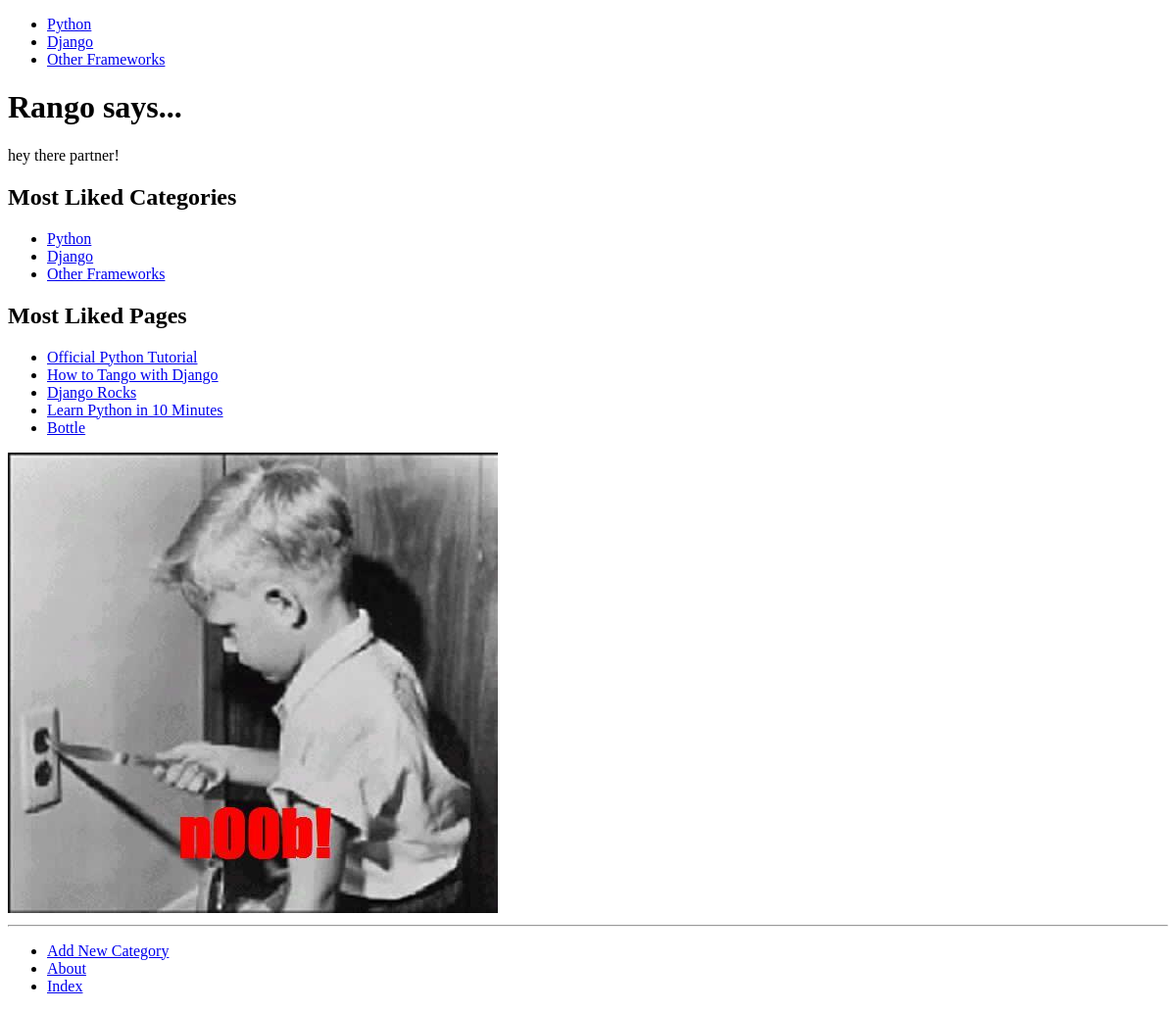
The app's page /, older data.
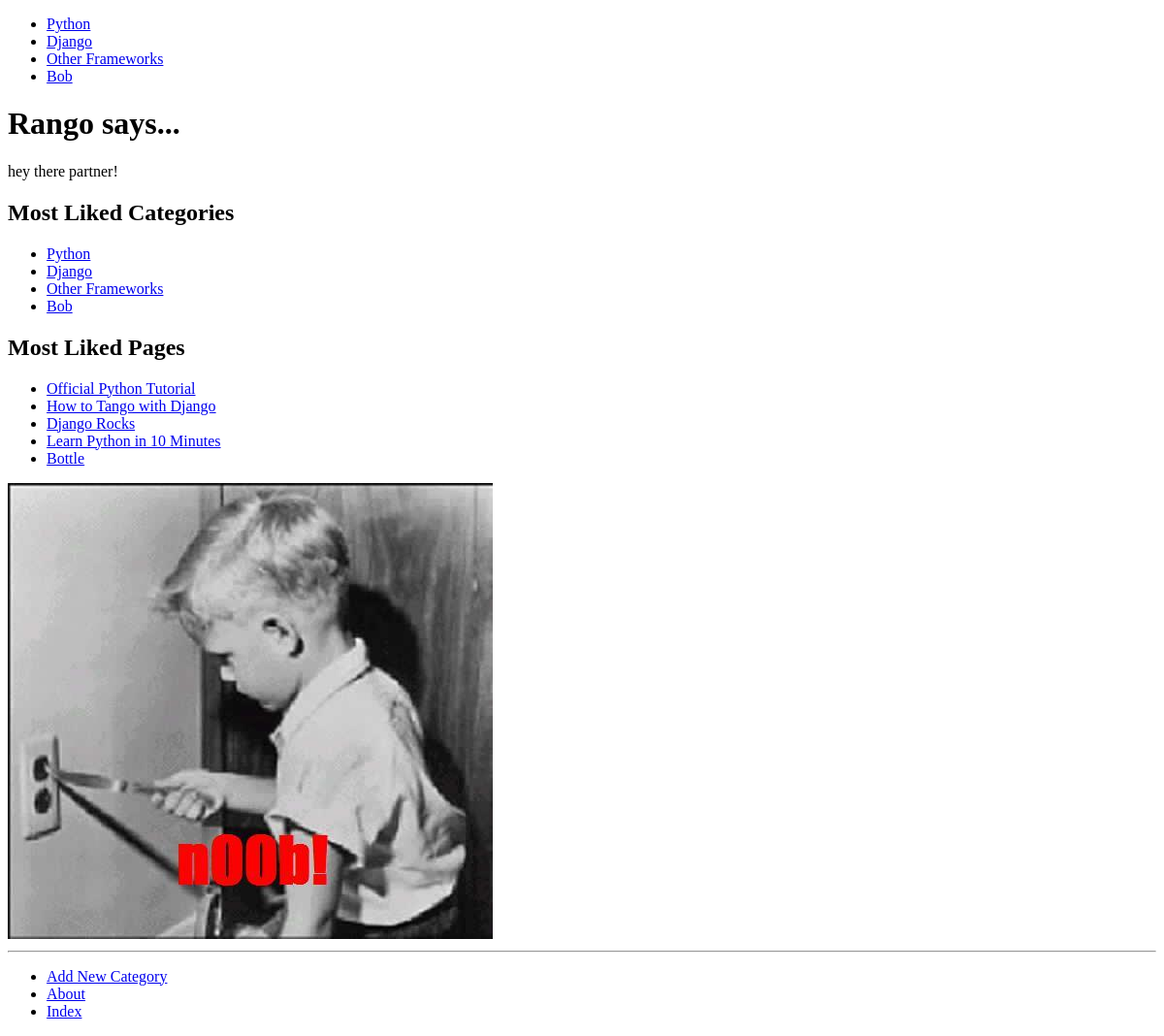
The same page, newer data.
### rango/models.py (models this page shows, shortened)
class Category(models.Model):
    MAX_LEN = 128
    name = models.CharField(max_length=MAX_LEN, unique=True)
    views = models.IntegerField(default=0)
    likes = models.IntegerField(default=0)
    slug = models.SlugField(unique=True)
    class Meta:
        verbose_name_plural = 'Categories'

class Page(models.Model):
    category = models.ForeignKey(Category)
    title = models.CharField(max_length=128)
    url = models.URLField()
    views = models.IntegerField(default=0)

### rango/views.py (the view)
# urls.py: url(r'^$',views.index, name='index'),
def index(request):
    category_list = Category.objects.order_by('-likes')[:5]
    page_list = Page.objects.order_by('-views')[:5]
    context_dict = {'categories': category_list,
                    'pages': page_list}
    return render(request, 'rango/index.html', context=context_dict)

### rango/templatetags/rango_template_tags.py (called while the page is built)
@register.inclusion_tag('rango/cats.html')
def get_category_list(cat=None):
    return {'cats': Category.objects.all(),
            'act_cat': cat}

### templates/rango/index.html
<!DOCTYPE html>
{% extends 'rango/base.html' %}
{% load staticfiles %}
{% block body_block %}
    <h1>Rango says...</h1>
        <div>
            hey there partner!
        </div>
        <h2>Most Liked Categories</h2>
        <div>
            {%  if categories %}
            <ul>
                {% for category in categories %}
                    <li>
                        <a href="{% url 'show_category' category.slug %}">
                            {{ category.name }}
                        </a>
                    </li>
                {% endfor %}
            </ul>
        {% else %}
            <strong>There are no categories present.</strong>
        {% endif %}
        </div>
        <h2>Most Liked Pages</h2>
        <div>
            {%  if pages %}
            <ul>
                {% for page in pages %}
                    <li>
                        <a href="{{ page.url }}">{{ page.title }}</a>
                    </li>
                {% endfor %}
            </ul>
        {% else %}
            <strong>There are no pages present.</strong>
        {% endif %}
        </div>
    <img src="{% static "images/noob.jpg" %}"
                 alt="Picture of n00b" />
{% endblock %}

### templates/rango/cats.html
<ul>
    {% if cats %}
        {% for c in cats %}
            {% if c == act_cat %}
                <li>
                    <stong><a href="{% url 'show_category' c.slug %}">{{ c.name }}</a></stong>
                </li>
            {% else %}
                <li>
                    <a href="{% url 'show_category' c.slug %}">{{ c.name }}</a>
                </li>
            {% endif %}
        {% endfor %}
    {% endif %}
</ul>

Row changes from the older to the newer data that the page shows:
added Category: name "Bob"
